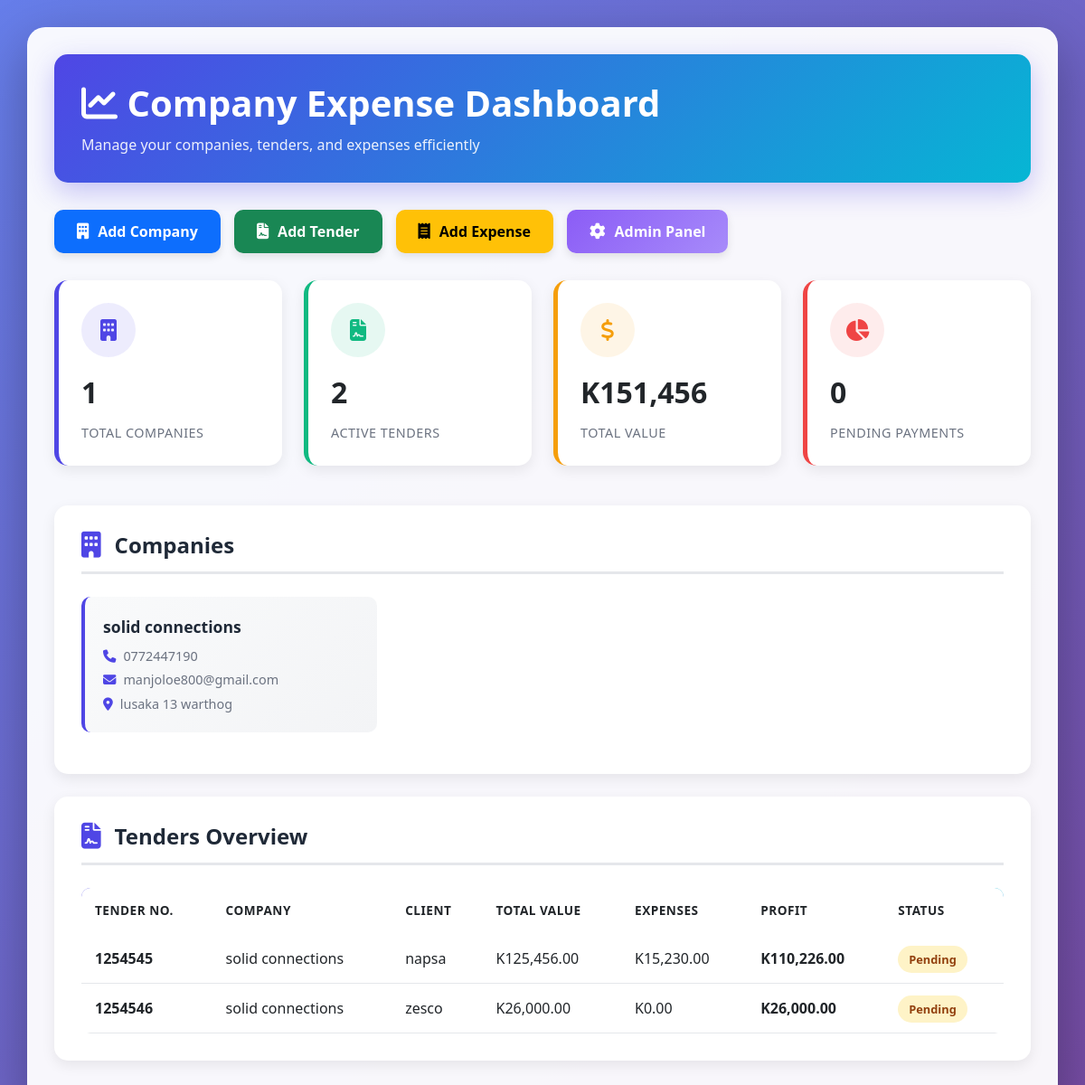
Before: / with the older database file.
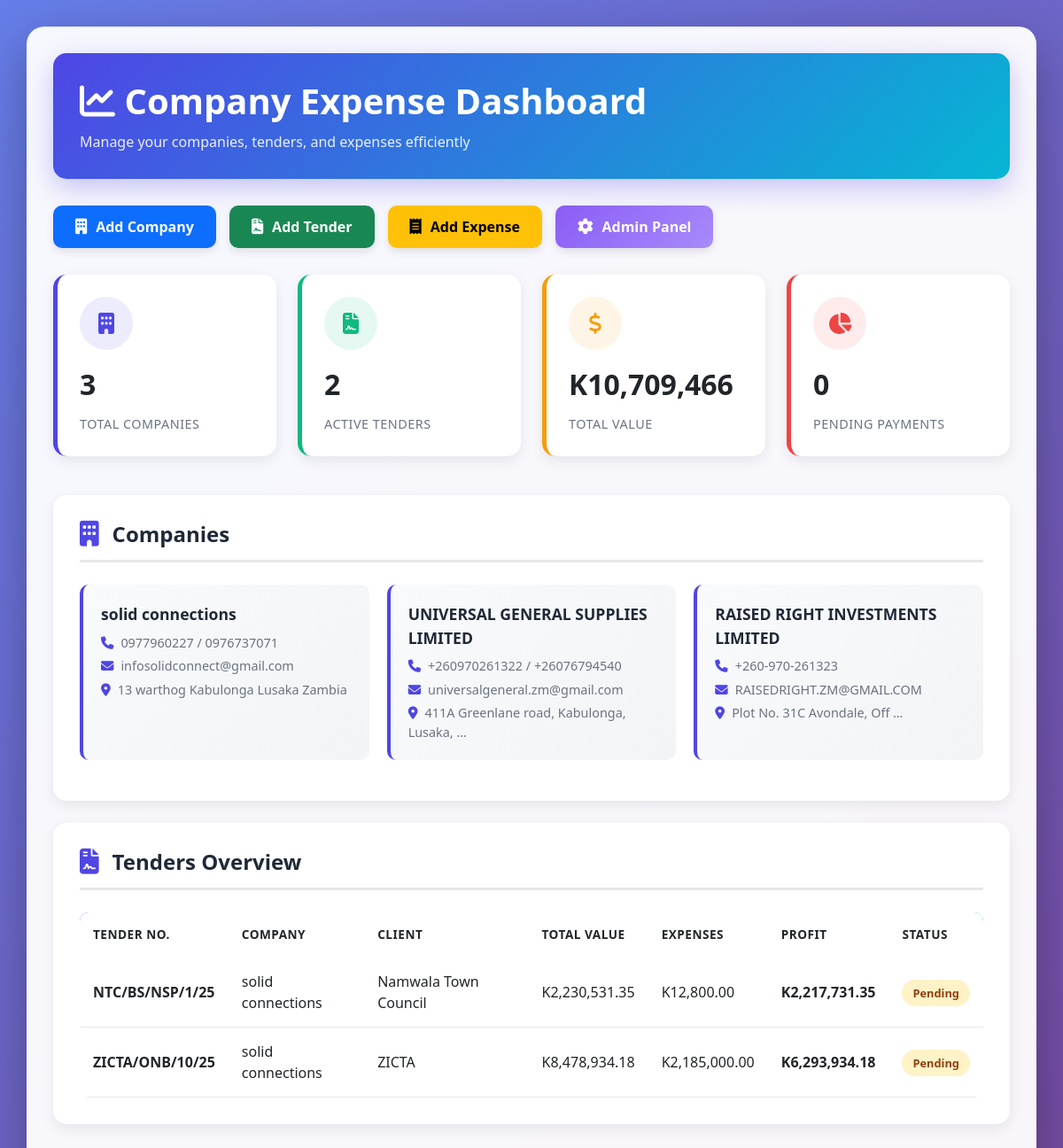
After: the same page with the newer database file.
### tracker/models.py (models this page shows, shortened)
class Tender(models.Model):
    tender_no = models.CharField(max_length=100, unique=True)
    company = models.ForeignKey(Company, on_delete=models.CASCADE, related_name="tenders")
    client_name = models.CharField(max_length=255)
    total_value = models.DecimalField(max_digits=12, decimal_places=2)
    payment_status = models.CharField(
        max_length=50,
        choices=[
            ("Pending", "Pending"),
            ("Partially Paid", "Partially Paid"),
            ("Paid", "Paid"),
        ],
        default="Pending"
    )
    start_date = models.DateField(null=True, blank=True)
    end_date = models.DateField(null=True, blank=True)
    def total_expenses(self):
        return sum(e.amount for e in self.expenses.all())
    def profit(self):
        return self.total_value - self.total_expenses()

class Company(models.Model):
    name = models.CharField(max_length=255)
    address = models.TextField(blank=True, null=True)
    phone = models.CharField(max_length=50, blank=True, null=True)
    email = models.EmailField(blank=True, null=True)

class Expense(models.Model):
    tender = models.ForeignKey(Tender, on_delete=models.CASCADE, related_name="expenses")
    category = models.CharField(max_length=255)
    description = models.TextField(blank=True, null=True)
    amount = models.DecimalField(max_digits=12, decimal_places=2)
    date = models.DateField(auto_now_add=True)

### tracker/views.py (the view)
# urls.py: path('', views.dashboard, name='dashboard'),
def dashboard(request):
    companies = Company.objects.all()
    tenders = Tender.objects.all()
    return render(request, 'tracker/dashboard.html', {
        'companies': companies,
        'tenders': tenders,
    })

### tracker/templatetags/tracker_filters.py (called while the page is built)
@register.filter
def sum_attr(queryset, attr_name):
    if not queryset:
        return 0
    try:
        return sum(getattr(item, attr_name, 0) for item in queryset if hasattr(item, attr_name))
    except (TypeError, ValueError):
        return 0

@register.filter
def filter_status(queryset, status):
    if not queryset:
        return []
    try:
        return [item for item in queryset if getattr(item, 'status', None) == status]
    except (TypeError, ValueError):
        return []

### tracker/templates/tracker/dashboard.html (shortened to what this page needs)
{% load tracker_filters %}
{% load humanize %}
<!DOCTYPE html>
<html>
<head>
    <link rel="stylesheet" href="https://cdn.jsdelivr.net/npm/bootstrap@5.3.0/dist/css/bootstrap.min.css">
    <link rel="stylesheet" href="https://cdnjs.cloudflare.com/ajax/libs/font-awesome/6.4.0/css/all.min.css">
</head>
<body>
<div class="container main-container">
    <div class="page-header">
        <h1><i class="fas fa-chart-line"></i> Company Expense Dashboard</h1>
        <p>Manage your companies, tenders, and expenses efficiently</p>
    </div>
    <div class="action-buttons">
        <a href="{% url 'add_company' %}" class="btn btn-primary btn-custom">
            <i class="fas fa-building"></i> Add Company
        </a>
        <a href="{% url 'add_tender' %}" class="btn btn-success btn-custom">
            <i class="fas fa-file-contract"></i> Add Tender
        </a>
        <a href="{% url 'add_expense' %}" class="btn btn-warning btn-custom">
            <i class="fas fa-receipt"></i> Add Expense
        </a>
        <a href="{% url 'admin:index' %}" class="btn btn-custom btn-admin">
            <i class="fas fa-cog"></i> Admin Panel
        </a>
    </div>
    <div class="row mb-4">
        <div class="col-md-3">
            <div class="stats-card">
                <div class="stat-icon primary">
                    <i class="fas fa-building"></i>
                </div>
                <div class="stat-value">{{ companies.count }}</div>
                <div class="stat-label">Total Companies</div>
            </div>
        </div>
        <div class="col-md-3">
            <div class="stats-card success">
                <div class="stat-icon success">
                    <i class="fas fa-file-contract"></i>
                </div>
                <div class="stat-value">{{ tenders.count }}</div>
                <div class="stat-label">Active Tenders</div>
            </div>
        </div>
        <div class="col-md-3">
            <div class="stats-card warning">
                <div class="stat-icon warning">
                    <i class="fas fa-dollar-sign"></i>
                </div>
                <div class="stat-value">K{{ tenders|sum_attr:'total_value'|default:0|floatformat:0|intcomma }}</div>
                <div class="stat-label">Total Value</div>
            </div>
        </div>
        <div class="col-md-3">
            <div class="stats-card danger">
                <div class="stat-icon danger">
                    <i class="fas fa-chart-pie"></i>
                </div>
                <div class="stat-value">{{ tenders|filter_status:'Pending'|length }}</div>
                <div class="stat-label">Pending Payments</div>
            </div>
        </div>
    </div>
    <div class="section-card">
        <div class="section-header">
            <i class="fas fa-building"></i>
            <h4>Companies</h4>
        </div>
        {% if companies %}
            <ul class="company-list">
                {% for c in companies %}
                    <li class="company-item">
                        <div class="company-name">{{ c.name }}</div>
                        <div class="company-details">
                            {% if c.phone %}
                                <span><i class="fas fa-phone"></i>{{ c.phone }}</span>
                            {% endif %}
                            {% if c.email %}
                                <span><i class="fas fa-envelope"></i>{{ c.email }}</span>
                            {% endif %}
                            {% if c.address %}
                                <span><i class="fas fa-map-marker-alt"></i>{{ c.address|truncatewords:5 }}</span>
                            {% endif %}
                        </div>
                    </li>
                {% endfor %}
            </ul>
        {% else %}
            <div class="empty-state">
                <i class="fas fa-building"></i>
                <p>No companies yet. Add your first company to get started!</p>
            </div>
        {% endif %}
    </div>
    <div class="section-card">
        <div class="section-header">
            <i class="fas fa-file-contract"></i>
            <h4>Tenders Overview</h4>
        </div>
        {% if tenders %}
            <div class="table-responsive">
                <table class="table custom-table">
                    <thead>
                        <tr>
                            <th>Tender No.</th>
                            <th>Company</th>
                            <th>Client</th>
                            <th>Total Value</th>
                            <th>Expenses</th>
                            <th>Profit</th>
                            <th>Status</th>
                        </tr>
                    </thead>
                    <tbody>
                        {% for t in tenders %}
                        <tr>
                            <td><strong>{{ t.tender_no }}</strong></td>
                            <td>{{ t.company.name }}</td>
                            <td>{{ t.client_name }}</td>
                            <td>K{{ t.total_value|floatformat:2|intcomma }}</td>
                            <td>K{{ t.total_expenses|floatformat:2|intcomma }}</td>
                            <td class="{% if t.profit >= 0 %}profit-positive{% else %}profit-negative{% endif %}">
                                K{{ t.profit|floatformat:2|intcomma }}
                            </td>
                            <td>
                                <span class="badge-custom {% if t.payment_status == 'Paid' %}badge-paid{% elif t.payment_status == 'Partially Paid' %}badge-partial{% else %}badge-pending{% endif %}">
                                    {{ t.payment_status }}
                                </span>
                            </td>
                        </tr>
                        {% endfor %}
                    </tbody>
                </table>
            </div>
        {% else %}
            <div class="empty-state">
                <i class="fas fa-file-contract"></i>
                <p>No tenders available. Create your first tender to start tracking!</p>
            </div>
        {% endif %}
    </div>
</div>
</body>
</html>

### tracker/templates/tracker/dashboard.html (style rules this page uses)
:root { --primary-color: #4f46e5; --secondary-color: #06b6d4; --success-color: #10b981; --warning-color: #f59e0b; --danger-color: #ef4444; --admin-color: #8b5cf6; }
body { background: linear-gradient(135deg, #667eea 0%, #764ba2 100%); min-height: 100vh; font-family: 'Segoe UI', Tahoma, Geneva, Verdana, sans-serif; }
.main-container { background: rgba(255, 255, 255, 0.95); border-radius: 20px; box-shadow: 0 20px 60px rgba(0, 0, 0, 0.3); margin: 30px auto; padding: 30px; }
.page-header { background: linear-gradient(135deg, var(--primary-color), var(--secondary-color)); color: white; padding: 30px; border-radius: 15px; margin-bottom: 30px; box-shadow: 0 10px 30px rgba(79, 70, 229, 0.3); }
.page-header h1 { margin: 0; font-weight: 700; font-size: 2.5rem; }
.page-header p { margin: 10px 0 0 0; opacity: 0.9; }
.stats-card { background: white; border-radius: 15px; padding: 25px; margin-bottom: 20px; box-shadow: 0 5px 15px rgba(0, 0, 0, 0.08); border-left: 5px solid var(--primary-color); transition: transform 0.3s ease, box-shadow 0.3s ease; }
.stats-card.success { border-left-color: var(--success-color); }
.stats-card.warning { border-left-color: var(--warning-color); }
.stats-card.danger { border-left-color: var(--danger-color); }
.stat-icon { width: 60px; height: 60px; border-radius: 50%; display: flex; align-items: center; justify-content: center; font-size: 24px; margin-bottom: 15px; }
.stat-icon.primary { background: rgba(79, 70, 229, 0.1); color: var(--primary-color); }
.stat-icon.success { background: rgba(16, 185, 129, 0.1); color: var(--success-color); }
.stat-icon.warning { background: rgba(245, 158, 11, 0.1); color: var(--warning-color); }
.stat-icon.danger { background: rgba(239, 68, 68, 0.1); color: var(--danger-color); }
.stat-value { font-size: 2rem; font-weight: 700; margin: 10px 0; }
.stat-label { color: #6b7280; font-size: 0.9rem; text-transform: uppercase; letter-spacing: 0.5px; }
.action-buttons { display: flex; gap: 15px; margin-bottom: 30px; flex-wrap: wrap; }
.btn-custom { padding: 12px 25px; border-radius: 10px; font-weight: 600; display: inline-flex; align-items: center; gap: 10px; transition: all 0.3s ease; border: none; box-shadow: 0 4px 10px rgba(0, 0, 0, 0.1); }
.btn-custom i { font-size: 1.1rem; }
.btn-admin { background: linear-gradient(135deg, var(--admin-color), #a78bfa); color: white; }
.section-card { background: white; border-radius: 15px; padding: 30px; margin-bottom: 25px; box-shadow: 0 5px 15px rgba(0, 0, 0, 0.08); }
.section-header { display: flex; align-items: center; gap: 15px; margin-bottom: 25px; padding-bottom: 15px; border-bottom: 3px solid #e5e7eb; }
.section-header i { font-size: 1.8rem; color: var(--primary-color); }
.section-header h4 { margin: 0; font-weight: 700; color: #1f2937; }
.company-list { display: grid; grid-template-columns: repeat(auto-fill, minmax(300px, 1fr)); gap: 20px; list-style: none; padding: 0; }
.company-item { background: linear-gradient(135deg, #f9fafb 0%, #f3f4f6 100%); padding: 20px; border-radius: 10px; border-left: 4px solid var(--primary-color); transition: all 0.3s ease; }
.company-name { font-weight: 600; font-size: 1.1rem; color: #1f2937; margin-bottom: 8px; }
.company-details { display: flex; flex-direction: column; gap: 5px; color: #6b7280; font-size: 0.9rem; }
.company-details i { margin-right: 8px; color: var(--primary-color); }
.table-responsive { border-radius: 10px; overflow: hidden; }
.custom-table { margin: 0; }
.custom-table thead { background: linear-gradient(135deg, var(--primary-color), var(--secondary-color)); color: white; }
.custom-table thead th { border: none; padding: 15px; font-weight: 600; text-transform: uppercase; font-size: 0.85rem; letter-spacing: 0.5px; }
.custom-table tbody tr { transition: background-color 0.3s ease; }
.custom-table tbody td { padding: 15px; vertical-align: middle; border-color: #e5e7eb; }
.badge-custom { padding: 6px 12px; border-radius: 20px; font-weight: 600; font-size: 0.8rem; }
.badge-pending { background-color: #fef3c7; color: #92400e; }
.profit-positive { color: var(--success-color); font-weight: 600; }

Changed rows visible on the page:
removed Tender: total_value.total_value "151,456", tender_no "1254545", company.name "solid connections", client_name "napsa", total_value "125,456.00", total_expenses "15,230.00", profit "110,226.00", payment_status "Pending"
removed Tender: tender_no "1254546", company.name "solid connections", client_name "zesco", total_value "26,000.00", total_expenses "0.00", profit "26,000.00", payment_status "Pending"
added Tender: total_value.total_value "10,709,466", tender_no "NTC/BS/NSP/1/25", company.name "solid connections", client_name "Namwala Town Council", total_value "2,230,531.35", total_expenses "12,800.00", profit "2,217,731.35", payment_status "Pending"
changed Company "solid connections": phone "0772447190" → "0977960227 / 0976737071"; email "manjoloe800@gmail.com" → "infosolidconnect@gmail.com"; address "lusaka 13 warthog" → "13 warthog Kabulonga Lusaka Zambia"
added Company: name "UNIVERSAL GENERAL SUPPLIES LIMITED", phone "+260970261322 / +26076794540", email "universalgeneral.zm@gmail.com", address "411A Greenlane road, Kabulonga, Lusaka, …"
added Company: name "RAISED RIGHT INVESTMENTS LIMITED", phone "+260-970-261323", email "RAISEDRIGHT.ZM@GMAIL.COM", address "Plot No. 31C Avondale, Off …"
added Tender: tender_no "ZICTA/ONB/10/25", company.name "solid connections", client_name "ZICTA", total_value "8,478,934.18", total_expenses "2,185,000.00", profit "6,293,934.18", payment_status "Pending"
Other visible differences:
{{ companies.count }}: "1" → "3"
